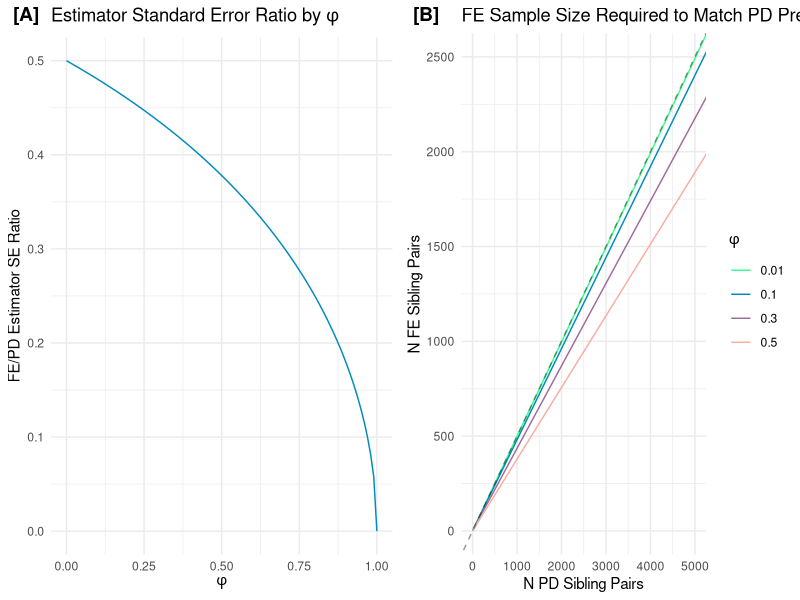
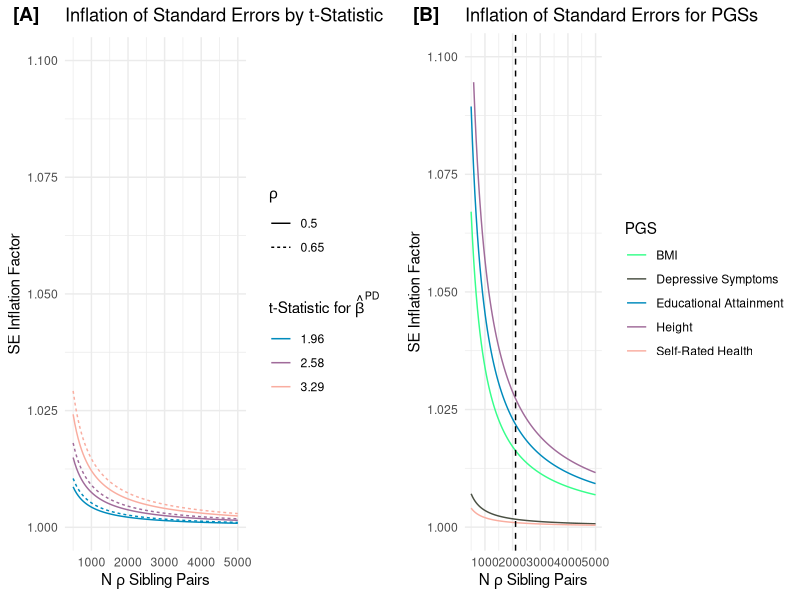
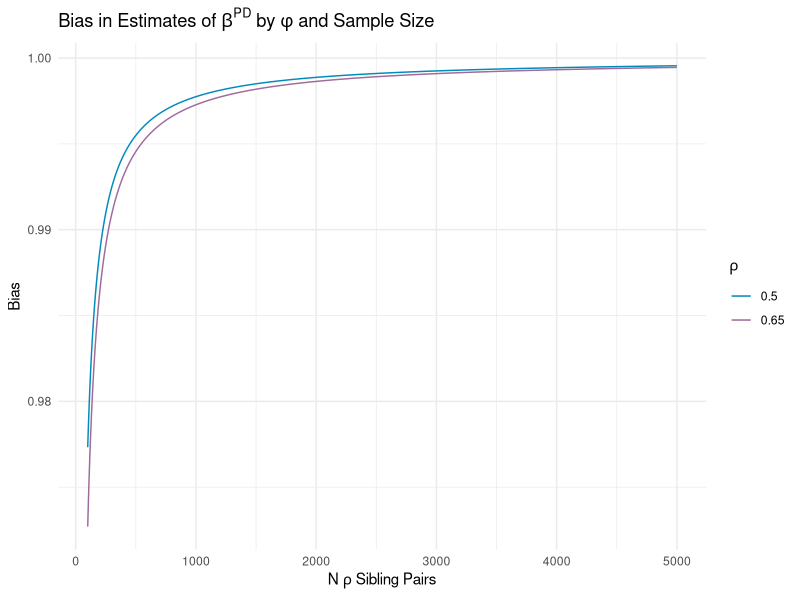

These charts were generated, in order, by the following R code:
library(tidyverse)
library(ggpubr)


se.ratio <- function(phi){
  r <- sqrt((1-phi)/(4-phi))
  return(r)
}

var.ratio <- function(phi){
  r <- (1-phi)/(4-phi)
  return(r)
}

pd.samp.se <- function(N_FE, K, phi){
  phi_v <- rep(phi, length(N_FE))
  N_PD <- sqrt(4-phi_v)*(N_FE-K-1) / (sqrt(1-phi_v)) + K + 1
  return(N_PD)
}

pd.samp.var <- function(N_FE, K, phi){
  phi_v <- rep(phi, length(N_FE))
  N_PD <- (4-phi_v)*(N_FE-K-1) / ((1-phi_v)) + K + 1
  return(N_PD)
}

phi <- seq(0,1, 0.01)

d <- tibble(
  phi = phi,
  ratio = se.ratio(phi))

N_fe <- seq(1, 5001, 100)

d2 <- tibble(
  N_FE = rep(N_fe, 4),
  Phi = as.factor(c(rep(0.01, length(N_fe)),
          rep(0.1, length(N_fe)),
          rep(0.3, length(N_fe)),
          rep(0.5, length(N_fe)))),
  N_PD = c(pd.samp.se(N_fe, 0, 0.01),
           pd.samp.se(N_fe, 0, 0.1),
           pd.samp.se(N_fe, 0, 0.3),
           pd.samp.se(N_fe, 0, 0.5))
)

p1 <- ggplot(d, aes(x = phi, y = ratio)) +
  geom_line(color='#008BBC') +
  labs(x = expression(phi),
       y = 'FE/PD Estimator SE Ratio',
       title = expression('Estimator Standard Error Ratio by'~phi)) +
  coord_cartesian(xlim = c(0,1), ylim = c(0,0.5)) +
  theme_minimal()

p2 <- ggplot(d2, aes(x = N_PD, y=N_FE, color=Phi)) +
  geom_line() +
  geom_abline(aes(intercept=0, slope=0.5), lty=2, alpha=0.4) +
  coord_cartesian(xlim = c(0,5000), ylim = c(0, 2500)) +
  labs(x = 'N PD Sibling Pairs',
       y = 'N FE Sibling Pairs',
       title = 'FE Sample Size Required to Match PD Precision',
       color = expression(phi)) +
  scale_color_manual(values=c('0.01'='#37FF8B',
                              '0.1'='#008BBC',
                              '0.3'='#A06B9A',
                              '0.5'='#F9ADA0')) +
  theme_minimal()

comb1 <- ggarrange(p1, p2, ncol=2, labels = c('[A]', '[B]'))




rho.se.rat <- function(beta, se, rho, M){
  big_var <- se^2 + (beta^2*(1+rho)^2)/((M-3))
  se_rat <- sqrt(big_var/(se^2))
  return(se_rat)
}

M <- seq(500, 5000, length.out=100)

d3 <- tibble(M = M)
d3$BMI <- rho.se.rat(0.415, 0.075, 0.5, M)
d3$Height <- rho.se.rat(0.610, 0.091, 0.61, M)
d3$`Educational Attainment` <- rho.se.rat(0.336, 0.053, 0.52, M)
d3$`Self-Rated Health` <- rho.se.rat(0.103, 0.079, 0.54, M)
d3$`Depressive Symptoms` <- rho.se.rat(0.126, 0.072, 0.52, M)

p3 <- d3 |>
  pivot_longer(-M, names_to='PGS', values_to='SE Ratio') |>
  ggplot(aes(x=M, y=`SE Ratio`, color=PGS)) +
  geom_line() +
  geom_vline(aes(xintercept=2107), lty=2) +
  scale_color_manual(values=c('BMI'='#37FF8B',
                              'Depressive Symptoms'='#4A5043',
                              'Educational Attainment'='#008BBC',
                              'Height'='#A06B9A',
                              'Self-Rated Health'='#F9ADA0')) +
  labs(title=expression('Inflation of Standard Errors for PGSs'),
       x=expression('N'~rho~'Sibling Pairs'),
       y='SE Inflation Factor') +
  ylim(c(1, 1.1)) +
  theme_minimal()

d4 <- tibble(M = rep(M,2))
d4$z_1.96 <- c(rho.se.rat(1.96, 1, 0.5, M),
               rho.se.rat(1.96, 1, 0.65, M))
d4$z_2.58 <- c(rho.se.rat(2.58, 1, 0.5, M),
               rho.se.rat(2.58, 1, 0.65, M))
d4$z_3.29 <- c(rho.se.rat(3.29, 1, 0.5, M),
               rho.se.rat(3.29, 1, 0.65, M))
d4$rho <- rep(c(0.5, 0.65), each=length(M))

p4 <- d4 |>
  pivot_longer(c(-M,-rho), names_to='z-Score', values_to='Inflated SE', names_prefix = 'z_') |>
  ggplot(aes(x=M, y=`Inflated SE`, color=`z-Score`, lty=as.character(rho))) +
  geom_line() +
  #geom_vline(aes(xintercept=2107), lty=2) +
  scale_color_manual(values=c('1.96'='#008BBC',
                              '2.58'='#A06B9A',
                              '3.29'='#F9ADA0')) +
  labs(title=expression('Inflation of Standard Errors by t-Statistic'),
       x=expression('N'~rho~'Sibling Pairs'),
       y='SE Inflation Factor',
       color=expression('t-Statistic for'~hat(beta)^PD),
       lty=expression(rho)) +
  ylim(c(1, 1.1)) +
  theme_minimal()


comb2 <- ggarrange(p4, p3, ncol=2, labels = c('[A]', '[B]'))


M_max <- 5000

d5 <- data.frame(M= rep(100:M_max, 2),
                 rho = rep(c(0.5, 0.65), each=length(100:M_max))) |>
  mutate(var = (1-rho^2)^2/(M-3)) |>
  mutate(bias = (1-rho)^2/(var + (1-rho)^2))


p5 <- ggplot(d5, aes(x = M, y = bias, color=as.factor(rho))) +
  geom_line() +
  labs(x=expression('N'~rho~'Sibling Pairs'),
       y = 'Bias',
       title = expression('Bias in Estimates of'~beta^PD~'by'~phi~'and Sample Size'),
       color = expression(rho)) +
  scale_color_manual(values=c('0.5'='#008BBC',
                              '0.65'='#A06B9A')) +
  theme_minimal()

ggsave('figures/phi-plots.png', comb1, height=6, width=10)
ggsave('figures/rho-plots.png', comb2, height=6, width=10)
ggsave('figures/bias-plot.png', p5, height=6, width=10)



